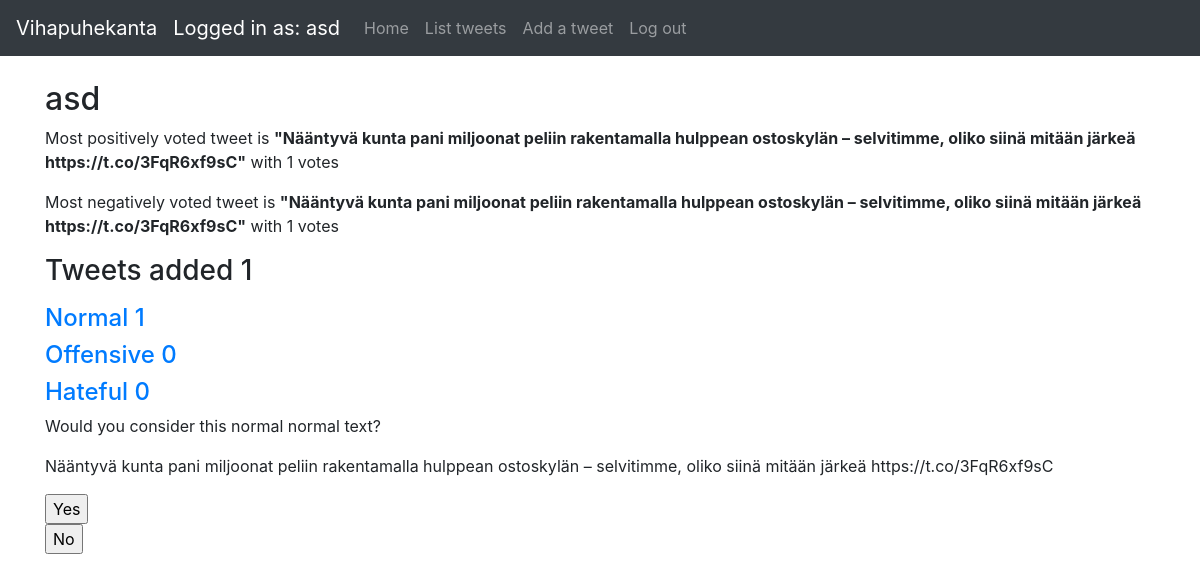
Page / (signed in) on the earlier database version.
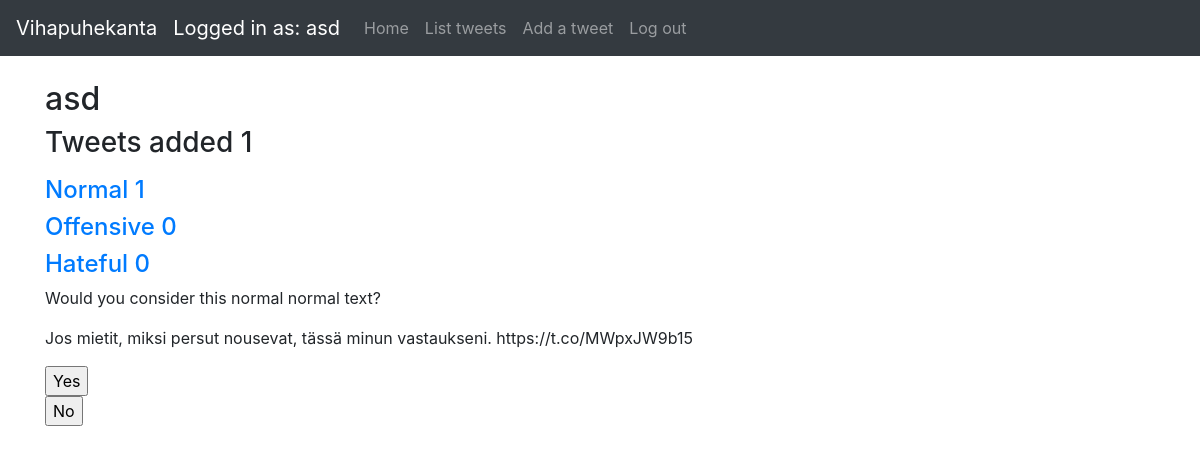
Same page on the later database version.
### application/tweets/models.py (models this page shows, shortened)
class Tweet(db.Model):
    id = db.Column(db.Integer, primary_key=True)
    date_created = db.Column(db.DateTime, default=db.func.current_timestamp())
    date_modified = db.Column(db.DateTime, default=db.func.current_timestamp(),
                              onupdate=db.func.current_timestamp())
    tweetid = db.Column(db.String(100))
    tweettype = db.Column(db.String(100))
    tweettext = db.Column(db.String(300))
    addedby = db.Column(db.String(100))
    tweetdescription = db.Column(db.String(100))
    account_id = db.Column(db.Integer, db.ForeignKey('account.id'),
                           nullable=False)

### application/votes/models.py (models this page shows, shortened)
class Vote(db.Model):
    __tablename__ = "votes"
    id = db.Column(db.Integer, primary_key=True)
    date_created = db.Column(db.DateTime, default=db.func.current_timestamp())
    affirm = db.Column(db.Integer, nullable=True)
    oppose = db.Column(db.Integer, nullable=True)
    tweet_id = db.Column(db.Integer, nullable=False)
    @staticmethod
    def find_users_least_voted_tweet(user_id):
        stmt = text("SELECT votes.tweet_id, votes.oppose, account.username, tweet.tweettext FROM votes"
                    " JOIN Tweet ON votes.tweet_id = tweet.id"
                    " JOIN account ON tweet.account_id = :user_id"
                    " WHERE tweet.account_id = :user_id"
                    " ORDER BY votes.oppose DESC"
                    ).params(user_id=user_id)
        res = db.engine.execute(stmt)
        response = []
        if res is None:
            return None
        for row in res:
            response.append({"oppose": row[1], "tweettext": row[3]})
            pass
        return response
    @staticmethod
    def find_users_most_voted_tweet(user_id):
        stmt = text("SELECT votes.tweet_id, votes.affirm, account.username, tweet.tweettext FROM votes"
                    " JOIN Tweet ON votes.tweet_id = tweet.id"
                    " JOIN account ON tweet.account_id = :user_id"
                    " WHERE tweet.account_id = :user_id"
                    " ORDER BY votes.affirm DESC"
                    ).params(user_id=user_id)
        res = db.engine.execute(stmt)
        response = []
        if res is None:
            return None
        for row in res:
            response.append({"affirm": row[1], "tweettext": row[3]})
            pass
        return response

### application/views.py (the view)
@app.route("/")
@login_required
def index():
    most_votes = Vote.find_users_most_voted_tweet(current_user.id)
    least_votes = Vote.find_users_least_voted_tweet(current_user.id)
    try:
        most_positively_voted = most_votes[0]
        most_negatively_voted = least_votes[0]
    except Exception as e:
        most_positively_voted = None
        most_negatively_voted = None
        print(e)
    tweet_query = tweet_query_user()
    amounts = [0, 0, 0, 0]
    for row in tweet_query:
        print(row.tweettype)
        if row.tweettype == 'normal':
            amounts[0] = amounts[0] + 1
            amounts[1] = amounts[1] + 1
        elif row.tweettype == 'offensive':
            amounts[0] = amounts[0] = amounts[0] + 1
            amounts[2] = amounts[2] + 1
        else:
            amounts[0] = amounts[0] = amounts[0] + 1
            amounts[3] = amounts[3] + 1
    try:
        random_tweet = randRow()
    except Exception as e:
        random_tweet = None
        print(e)
    return render_template("index.html", all=amounts, tweet=random_tweet, most_positively_voted=most_positively_voted,
                           most_negatively_voted=most_negatively_voted)

### application/__init__.py (called while the page is built)
@login_manager.user_loader
def load_user(user_id):
    return User.query.get(user_id)

### application/tweets/views.py (called while the page is built)
def tweet_query_user():
    return db.session().query(Tweet).filter(Tweet.account_id == current_user.id)

### application/views.py (called while the page is built)
def randRow():
    row_id = Tweet.query.order_by(func.random()).first().id
    row = Tweet.query.get(row_id)
    return row

### application/templates/index.html (shortened to what this page needs)
{% extends "layout.html" %}
{% block body %}
    {% if current_user.is_authenticated %}
        <h2>
            {{ current_user.name }}
        </h2>
        {% if most_positively_voted is not none %}
            <p>Most positively voted tweet is <b>"{{ most_positively_voted.tweettext }}"</b>
                with {{ most_positively_voted.affirm }} votes</p>
        {% endif %}
        {% if most_negatively_voted is not none %}
            <p>Most negatively voted tweet is <b>"{{ most_negatively_voted.tweettext }}"</b>
                with {{ most_negatively_voted.oppose }} votes</p>
        {% endif %}
        <h3>
            <p>Tweets added {{ all[0] }}</p>
        </h3>
        <h4>
            <a href="#">Normal {{ all[1] }}</a>
        </h4>
        <h4>
            <a href="#">Offensive {{ all[2] }}</a>
        </h4>
        <h4>
            <a href="#">Hateful {{ all[3] }}</a>
        </h4>
         {% if tweet is not none %}
        <div id="random_tweet">
            <p>Would you consider this normal {{ tweet.tweettype }} text?</p>
            <p>{{ tweet.tweettext }}</p>
            <form method="POST" action="{{ url_for('random_tweet_vote', id = tweet.id) }}">
                <input type="submit" name="vote_button" value="Yes"/>
            </form>
            <form method="POST" action="{{ url_for('random_tweet_vote', id = tweet.id) }}">
                <input type="submit" name="vote_button" value="No"/>
            </form>
        </div>
             {% endif %}
    {% else %}
        <h1>
            Hello, please login or register.
        </h1>
    {% endif %}
{% endblock %}

Differences in the rows shown:
removed Tweet: tweettext "Nääntyvä kunta pani miljoonat peliin rakentamalla hulppean ostoskylän – selvitimme, oliko siinä mitään järkeä https://t.co/3FqR6xf9sC", tweettype "normal"
removed Vote: affirm "1", oppose "1"
added Tweet: tweettype "normal", tweettext "Jos mietit, miksi persut nousevat, tässä minun vastaukseni. https://t.co/MWpxJW9b15"
Other differences:
text no longer shown: "Most positively voted tweet is \" \" with votes Most negatively voted tweet is \" \" with votes"
